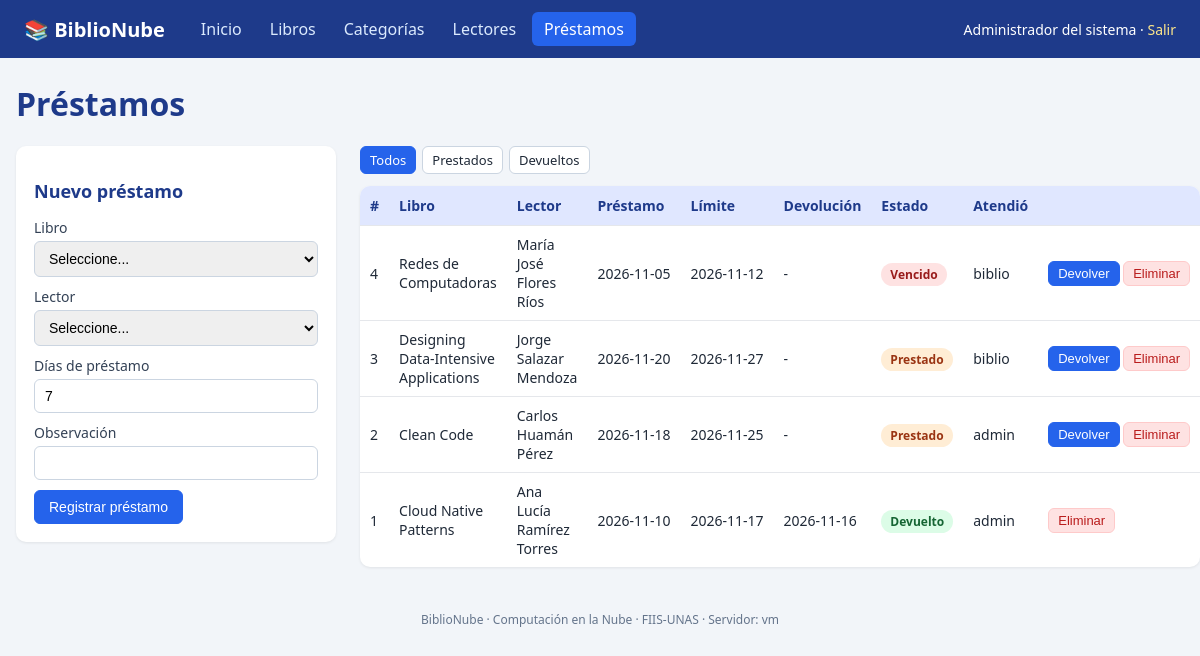
The app's page /prestamos.php (signed in) with its own data.
### tables this page shows
CREATE TABLE prestamos (
  id                INT AUTO_INCREMENT PRIMARY KEY,
  libro_id          INT NOT NULL,
  lector_id         INT NOT NULL,
  usuario_id        INT,
  fecha_prestamo    DATE NOT NULL,
  fecha_limite      DATE NOT NULL,
  fecha_devolucion  DATE NULL,
  estado            ENUM('Prestado','Devuelto') NOT NULL DEFAULT 'Prestado',
  observacion       VARCHAR(255),
  CONSTRAINT fk_prestamo_libro   FOREIGN KEY (libro_id)   REFERENCES libros(id),
  CONSTRAINT fk_prestamo_lector  FOREIGN KEY (lector_id)  REFERENCES lectores(id),
  CONSTRAINT fk_prestamo_usuario FOREIGN KEY (usuario_id) REFERENCES usuarios(id) ON DELETE SET NULL
);

CREATE TABLE libros (
  id           INT AUTO_INCREMENT PRIMARY KEY,
  isbn         VARCHAR(20)  NOT NULL UNIQUE,
  titulo       VARCHAR(200) NOT NULL,
  autor        VARCHAR(150) NOT NULL,
  anio         SMALLINT,
  categoria_id INT,
  stock        INT NOT NULL DEFAULT 1,
  creado_en    TIMESTAMP DEFAULT CURRENT_TIMESTAMP,
  CONSTRAINT fk_libro_categoria FOREIGN KEY (categoria_id)
    REFERENCES categorias(id) ON DELETE SET NULL
);

CREATE TABLE usuarios (
  id            INT AUTO_INCREMENT PRIMARY KEY,
  usuario       VARCHAR(50)  NOT NULL UNIQUE,
  nombre        VARCHAR(100) NOT NULL,
  password_hash VARCHAR(255) NOT NULL,
  rol           ENUM('admin','bibliotecario') NOT NULL DEFAULT 'bibliotecario',
  creado_en     TIMESTAMP DEFAULT CURRENT_TIMESTAMP
);

### includes/funciones.php (called while the page is built, shortened)
<?php
function e($v): string
{
    return htmlspecialchars((string)$v, ENT_QUOTES, 'UTF-8');
}

### prestamos.php (the view, shortened to what this page needs)
<?php
require_once __DIR__ . '/includes/funciones.php';
$pdo = db();
$filtro = $_GET['estado'] ?? 'todos';
$sql = "SELECT p.*, l.titulo, CONCAT(le.nombres, ' ', le.apellidos) AS lector, u.usuario,
               (p.estado = 'Prestado' AND p.fecha_limite < CURDATE()) AS vencido
          FROM prestamos p
          JOIN libros l    ON l.id = p.libro_id
          JOIN lectores le ON le.id = p.lector_id
     LEFT JOIN usuarios u  ON u.id = p.usuario_id";
if ($filtro === 'Prestado' || $filtro === 'Devuelto') {
    $st = $pdo->prepare($sql . ' WHERE p.estado = ? ORDER BY p.id DESC');
    $st->execute([$filtro]);
} else {
    $st = $pdo->query($sql . ' ORDER BY p.id DESC');
}
$lista = $st->fetchAll();
require __DIR__ . '/includes/header.php';
?>
<h1>Préstamos</h1>
<div class="dos-col">
  <form method="post" class="formulario">
    <h2>Nuevo préstamo</h2>
    <label>Libro
      <select name="libro_id" required>
        <option value="">Seleccione...</option>
      </select>
    </label>
    <label>Lector
      <select name="lector_id" required>
        <option value="">Seleccione...</option>
      </select>
    </label>
    <label>Días de préstamo <input name="dias" type="number" min="1" max="30" value="7"></label>
    <label>Observación <input name="observacion" maxlength="255"></label>
    <button class="btn primario">Registrar préstamo</button>
  </form>
  <div>
    <div class="filtros">
      <?php foreach (['todos' => 'Todos', 'Prestado' => 'Prestados', 'Devuelto' => 'Devueltos'] as $k => $v): ?>
        <a class="btn chico <?= $filtro === $k ? 'primario' : '' ?>" href="?estado=<?= $k ?>"><?= $v ?></a>
      <?php endforeach; ?>
    </div>
    <table>
      <tr><th>#</th><th>Libro</th><th>Lector</th><th>Préstamo</th><th>Límite</th><th>Devolución</th><th>Estado</th><th>Atendió</th><th></th></tr>
      <?php foreach ($lista as $p): ?>
      <tr>
        <td><?= e($p['id']) ?></td>
        <td><?= e($p['titulo']) ?></td>
        <td><?= e($p['lector']) ?></td>
        <td class="nw"><?= e($p['fecha_prestamo']) ?></td>
        <td class="nw"><?= e($p['fecha_limite']) ?></td>
        <td class="nw"><?= e($p['fecha_devolucion'] ?? '-') ?></td>
        <td>
          <?php if ($p['estado'] === 'Devuelto'): ?>
            <span class="etiqueta verde">Devuelto</span>
          <?php elseif ($p['vencido']): ?>
            <span class="etiqueta roja">Vencido</span>
          <?php else: ?>
            <span class="etiqueta naranja">Prestado</span>
          <?php endif; ?>
        </td>
        <td><?= e($p['usuario'] ?? '-') ?></td>
        <td class="acciones">
          <?php if ($p['estado'] === 'Prestado'): ?>
          <form method="post">
            <button class="btn chico primario">Devolver</button>
          </form>
          <?php endif; ?>
          <form method="post" onsubmit="return confirm('¿Eliminar este préstamo?')">
            <button class="btn chico peligro">Eliminar</button>
          </form>
        </td>
      </tr>
      <?php endforeach; ?>
    </table>
  </div>
</div>
<?php require __DIR__ . '/includes/footer.php'; ?>

### assets/estilo.css (style rules this page uses)
* { box-sizing: border-box; }
body { margin: 0; font-family: "Segoe UI", Arial, sans-serif; background: #f2f5f9; color: #1f2937; }
a { color: #1d4ed8; text-decoration: none; }
h1 { margin-top: 0; color: #1e3a8a; }
h2 { font-size: 18px; color: #1e3a8a; }
.dos-col { display: grid; grid-template-columns: 320px 1fr; gap: 24px; align-items: start; }
.formulario { background: #fff; padding: 18px; border-radius: 10px; box-shadow: 0 1px 3px rgba(0,0,0,.08); }
label { display: block; font-size: 14px; margin-bottom: 10px; color: #334155; }
input, select { width: 100%; padding: 8px 10px; margin-top: 4px; border: 1px solid #cbd5e1; border-radius: 6px; font-size: 14px; }
table { width: 100%; border-collapse: collapse; background: #fff; border-radius: 10px; overflow: hidden; box-shadow: 0 1px 3px rgba(0,0,0,.08); font-size: 14px; }
th { background: #e0e7ff; color: #1e3a8a; text-align: left; padding: 10px; }
td { padding: 9px 10px; border-top: 1px solid #e5e7eb; vertical-align: middle; }
.acciones, .nw { white-space: nowrap; }
.acciones form { display: inline; }
.btn { display: inline-block; padding: 8px 14px; border: 1px solid #cbd5e1; background: #fff; color: #1f2937; border-radius: 6px; cursor: pointer; font-size: 14px; }
.btn.primario { background: #2563eb; border-color: #2563eb; color: #fff; }
.btn.peligro { background: #fee2e2; border-color: #fecaca; color: #b91c1c; }
.btn.chico { padding: 4px 9px; font-size: 13px; }
.filtros { margin-bottom: 12px; display: flex; gap: 6px; }
.etiqueta { padding: 3px 9px; border-radius: 20px; font-size: 12px; font-weight: 600; }
.etiqueta.verde { background: #dcfce7; color: #166534; }
.etiqueta.naranja { background: #ffedd5; color: #9a3412; }
.etiqueta.roja { background: #fee2e2; color: #991b1b; }

### records on screen
prestamos: id "4", libro.titulo "Redes de Computadoras", lector "María José Flores Ríos", fecha_prestamo "2026-11-05", fecha_limite "2026-11-12", fecha_devolucion "-", estado "Vencido", usuario.usuario "biblio"
prestamos: id "3", libro.titulo "Designing Data-Intensive Applications", lector "Jorge Salazar Mendoza", fecha_prestamo "2026-11-20", fecha_limite "2026-11-27", fecha_devolucion "-", estado "Prestado", usuario.usuario "biblio"
prestamos: id "2", libro.titulo "Clean Code", lector "Carlos Huamán Pérez", fecha_prestamo "2026-11-18", fecha_limite "2026-11-25", fecha_devolucion "-", estado "Prestado", usuario.usuario "admin"
prestamos: id "1", libro.titulo "Cloud Native Patterns", lector "Ana Lucía Ramírez Torres", fecha_prestamo "2026-11-10", fecha_limite "2026-11-17", fecha_devolucion "2026-11-16", estado "Devuelto", usuario.usuario "admin"

### other values on screen
$nombre "Inicio"
$nombre "Libros"
$nombre "Categorías"
$nombre "Lectores"
$nombre "Préstamos"
$_SESSION['nombre'] "Administrador del sistema"
$v "Todos"
$v "Prestados"
$v "Devueltos"
gethostname() "vm"
